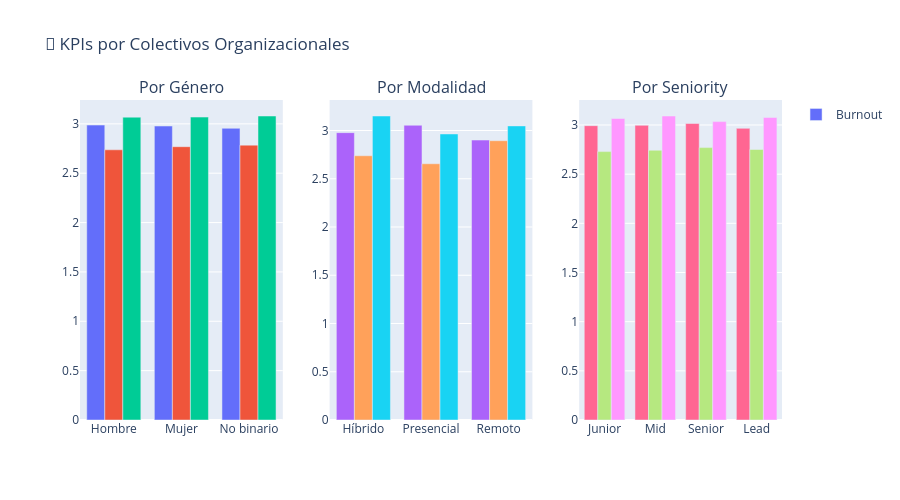

Write notebook code for a chart like this one.
### Markdown cell above
### Gráfico 6: KPIs por Colectivos (Género, Modalidad, Seniority)

### Code cell
# =====================================================
# GRÁFICO 6: KPIs POR COLECTIVOS
# =====================================================

fig = make_subplots(
    rows=1, cols=3,
    subplot_titles=("Por Género", "Por Modalidad", "Por Seniority"),
    specs=[[{"type": "bar"}, {"type": "bar"}, {"type": "bar"}]]
)

# 6a: Por género
by_gender = df_all.groupby("genero")[["kpi_burnout", "kpi_boreout", "kpi_bienestar"]].mean()
for i, kpi in enumerate(["kpi_burnout", "kpi_boreout", "kpi_bienestar"]):
    fig.add_trace(
        go.Bar(name=kpi.replace("kpi_", "").title(), x=by_gender.index, y=by_gender[kpi],
               showlegend=(i==0)),
        row=1, col=1
    )

# 6b: Por modalidad
by_mod = df_all.groupby("modalidad")[["kpi_burnout", "kpi_boreout", "kpi_bienestar"]].mean()
for i, kpi in enumerate(["kpi_burnout", "kpi_boreout", "kpi_bienestar"]):
    fig.add_trace(
        go.Bar(name=kpi.replace("kpi_", "").title(), x=by_mod.index, y=by_mod[kpi],
               showlegend=False),
        row=1, col=2
    )

# 6c: Por seniority
by_sen = df_all.groupby("seniority")[["kpi_burnout", "kpi_boreout", "kpi_bienestar"]].mean()
orden_sen = ["Junior", "Mid", "Senior", "Lead"]
by_sen = by_sen.loc[orden_sen]
for i, kpi in enumerate(["kpi_burnout", "kpi_boreout", "kpi_bienestar"]):
    fig.add_trace(
        go.Bar(name=kpi.replace("kpi_", "").title(), x=by_sen.index, y=by_sen[kpi],
               showlegend=False),
        row=1, col=3
    )

fig.update_layout(
    title_text="👥 KPIs por Colectivos Organizacionales",
    barmode='group',
    height=500
)
fig.show()

print("""
💡 INTERPRETACIÓN:
- Género: Permite detectar sesgos o diferencias en experiencia laboral
- Modalidad: Compara presencial vs híbrido vs remoto
- Seniority: Revela si los problemas afectan más a juniors, seniors o leads
""")

### Figure 1 — Plotly figure (JSON) as saved in the notebook; plotly's stock layout.template omitted (floating-point values rounded to 4 significant figures)
{"data": [{"name": "Burnout", "showlegend": true, "type": "bar", "x": ["Hombre", "Mujer", "No binario"], "xaxis": "x", "y": [2.988, 2.978, 2.955], "yaxis": "y"}, {"name": "Boreout", "showlegend": false, "type": "bar", "x": ["Hombre", "Mujer", "No binario"], "xaxis": "x", "y": [2.737, 2.769, 2.784], "yaxis": "y"}, {"name": "Bienestar", "showlegend": false, "type": "bar", "x": ["Hombre", "Mujer", "No binario"], "xaxis": "x", "y": [3.068, 3.069, 3.08], "yaxis": "y"}, {"name": "Burnout", "showlegend": false, "type": "bar", "x": ["Híbrido", "Presencial", "Remoto"], "xaxis": "x2", "y": [2.978, 3.054, 2.901], "yaxis": "y2"}, {"name": "Boreout", "showlegend": false, "type": "bar", "x": ["Híbrido", "Presencial", "Remoto"], "xaxis": "x2", "y": [2.739, 2.656, 2.894], "yaxis": "y2"}, {"name": "Bienestar", "showlegend": false, "type": "bar", "x": ["Híbrido", "Presencial", "Remoto"], "xaxis": "x2", "y": [3.15, 2.964, 3.048], "yaxis": "y2"}, {"name": "Burnout", "showlegend": false, "type": "bar", "x": ["Junior", "Mid", "Senior", "Lead"], "xaxis": "x3", "y": [2.994, 2.997, 3.015, 2.966], "yaxis": "y3"}, {"name": "Boreout", "showlegend": false, "type": "bar", "x": ["Junior", "Mid", "Senior", "Lead"], "xaxis": "x3", "y": [2.73, 2.743, 2.77, 2.751], "yaxis": "y3"}, {"name": "Bienestar", "showlegend": false, "type": "bar", "x": ["Junior", "Mid", "Senior", "Lead"], "xaxis": "x3", "y": [3.066, 3.092, 3.035, 3.077], "yaxis": "y3"}], "layout": {"annotations": [{"font": {"size": 16}, "showarrow": false, "text": "Por Género", "x": 0.1444, "xanchor": "center", "xref": "paper", "y": 1, "yanchor": "bottom", "yref": "paper"}, {"font": {"size": 16}, "showarrow": false, "text": "Por Modalidad", "x": 0.5, "xanchor": "center", "xref": "paper", "y": 1, "yanchor": "bottom", "yref": "paper"}, {"font": {"size": 16}, "showarrow": false, "text": "Por Seniority", "x": 0.8556, "xanchor": "center", "xref": "paper", "y": 1, "yanchor": "bottom", "yref": "paper"}], "barmode": "group", "height": 500, "title": {"text": "👥 KPIs por Colectivos Organizacionales"}, "xaxis": {"anchor": "y", "domain": [0, 0.2889]}, "xaxis2": {"anchor": "y2", "domain": [0.3556, 0.6444]}, "xaxis3": {"anchor": "y3", "domain": [0.7111, 1]}, "yaxis": {"anchor": "x", "domain": [0, 1]}, "yaxis2": {"anchor": "x2", "domain": [0, 1]}, "yaxis3": {"anchor": "x3", "domain": [0, 1]}}}
